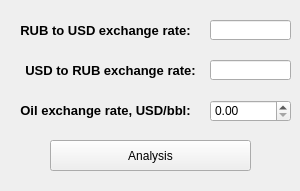
<?xml version="1.0" encoding="UTF-8"?>
<ui version="4.0">
 <class>Form</class>
 <widget class="QWidget" name="Form">
  <property name="geometry">
   <rect>
    <x>0</x>
    <y>0</y>
    <width>300</width>
    <height>191</height>
   </rect>
  </property>
  <property name="windowTitle">
   <string>Form</string>
  </property>
  <widget class="QDoubleSpinBox" name="doubleSpinBox">
   <property name="geometry">
    <rect>
     <x>210</x>
     <y>100</y>
     <width>81</width>
     <height>22</height>
    </rect>
   </property>
  </widget>
  <widget class="QLabel" name="label">
   <property name="geometry">
    <rect>
     <x>10</x>
     <y>100</y>
     <width>191</width>
     <height>21</height>
    </rect>
   </property>
   <property name="font">
    <font>
     <pointsize>10</pointsize>
     <weight>75</weight>
     <bold>true</bold>
    </font>
   </property>
   <property name="text">
    <string>Oil exchange rate, USD/bbl:</string>
   </property>
   <property name="alignment">
    <set>Qt::AlignCenter</set>
   </property>
  </widget>
  <widget class="QPushButton" name="pushButton">
   <property name="geometry">
    <rect>
     <x>50</x>
     <y>140</y>
     <width>201</width>
     <height>31</height>
    </rect>
   </property>
   <property name="text">
    <string>Analysis</string>
   </property>
  </widget>
  <widget class="QLabel" name="label_2">
   <property name="geometry">
    <rect>
     <x>10</x>
     <y>60</y>
     <width>201</width>
     <height>21</height>
    </rect>
   </property>
   <property name="font">
    <font>
     <pointsize>10</pointsize>
     <weight>75</weight>
     <bold>true</bold>
    </font>
   </property>
   <property name="text">
    <string>USD to RUB exchange rate:</string>
   </property>
   <property name="alignment">
    <set>Qt::AlignCenter</set>
   </property>
  </widget>
  <widget class="QLineEdit" name="lineEdit">
   <property name="geometry">
    <rect>
     <x>210</x>
     <y>60</y>
     <width>81</width>
     <height>20</height>
    </rect>
   </property>
  </widget>
  <widget class="QLineEdit" name="lineEdit_2">
   <property name="geometry">
    <rect>
     <x>210</x>
     <y>20</y>
     <width>81</width>
     <height>20</height>
    </rect>
   </property>
  </widget>
  <widget class="QLabel" name="label_3">
   <property name="geometry">
    <rect>
     <x>10</x>
     <y>20</y>
     <width>191</width>
     <height>21</height>
    </rect>
   </property>
   <property name="font">
    <font>
     <pointsize>10</pointsize>
     <weight>75</weight>
     <bold>true</bold>
    </font>
   </property>
   <property name="text">
    <string>RUB to USD exchange rate:</string>
   </property>
   <property name="alignment">
    <set>Qt::AlignCenter</set>
   </property>
  </widget>
 </widget>
 <resources/>
 <connections/>
</ui>
